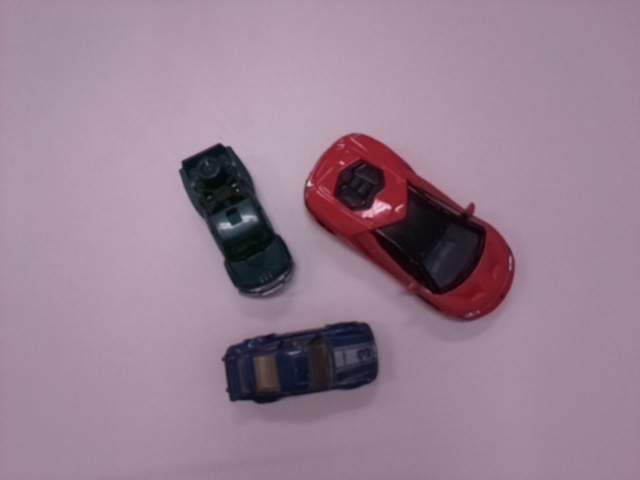
#> input picture img.jpg, 640 x 480 px, given in place of the camera
$ python prb.py
#> lines starting #> are read from the running program, lines starting #| are printed output that depends on the picture
import cv2 as cv
import matplotlib.pyplot as plt
import numpy as np
import time
from hist import histogramRGB


def get_band_img(mask, frame, lst_bound):
    contours, _ = cv.findContours(mask, cv.RETR_TREE, cv.CHAIN_APPROX_SIMPLE)

    contours_poly = [None]*len(contours)
    boundRect = [None]*len(contours)
    for i, c in enumerate(contours):
        contours_poly[i] = cv.approxPolyDP(c, 3, True)
        boundRect[i] = cv.boundingRect(contours_poly[i])

    print(f'punkty: {boundRect}')
    print()
    for i in range(len(contours)):
        x1 = int(boundRect[i][0])
        y1 = int(boundRect[i][1])
        x2 = int(boundRect[i][0]+boundRect[i][2])
        y2 = int(boundRect[i][1]+boundRect[i][3])
        color = (0, 0 ,255)
        img_bound = frame[y1 + 10 : y2 + 10, x1 + 10 : x2 + 10, :]
        print(f'Wymiary baudbox: {img_bound.shape}')
        if img_bound.shape[0] > 140 and img_bound.shape[1] > 150:
            lst_bound.append(img_bound)
            cv.rectangle(frame, (x1, y1), (x2, y2), color, 2)

    cv.imshow('Contours', frame)


def draw_countur(mask, frame):
    contours, _ = cv.findContours(mask, cv.RETR_TREE, cv.CHAIN_APPROX_SIMPLE)

    contours_poly = [None]*len(contours)
    boundRect = [None]*len(contours)
    for i, c in enumerate(contours):
        contours_poly[i] = cv.approxPolyDP(c, 3, True)
        boundRect[i] = cv.boundingRect(contours_poly[i])

    for i in range(len(contours)):
        color = (0, 0 ,255)
        cv.rectangle(frame, (int(boundRect[i][0]), int(boundRect[i][1])), \
          (int(boundRect[i][0]+boundRect[i][2]), int(boundRect[i][1]+boundRect[i][3])), color, 2)

# KK 07.11.-----------------------------------------------------------------

        x1 = int(boundRect[i][0])
        y1 = int(boundRect[i][1])
        frame = cv.putText(frame, str(i), (x1,y1), cv.FONT_HERSHEY_SIMPLEX, 1, (255, 0, 0), 5, cv.LINE_AA)
    # cv.imwrite('frame1.png', frame)


# -----------------------------------------------------------------------------

    cv.imshow('Contours', frame)


def main():
    #cap = cv.VideoCapture("sample1.mp4")
    cap = cv.VideoCapture(0)
    if not cap.isOpened():
        print("Cannot open camera")
        exit()
    else:
        lst_bound = []
        flag_pred = False
        lst_imgs = []
        size = (1200, 720)
        ret, frame = cap.read()
#> frame is the input picture: shape (480, 640, 3); mean B, G, R 145, 128.8, 151.8
        if not ret:                                                     # Sprawdzania czy odczytano ramkę obrazu poprawnie, jeżeli tak to ret == True
            print("Can't receive frame (stream end?). Exiting ...")
        else:
            base =cv.resize(frame,size)
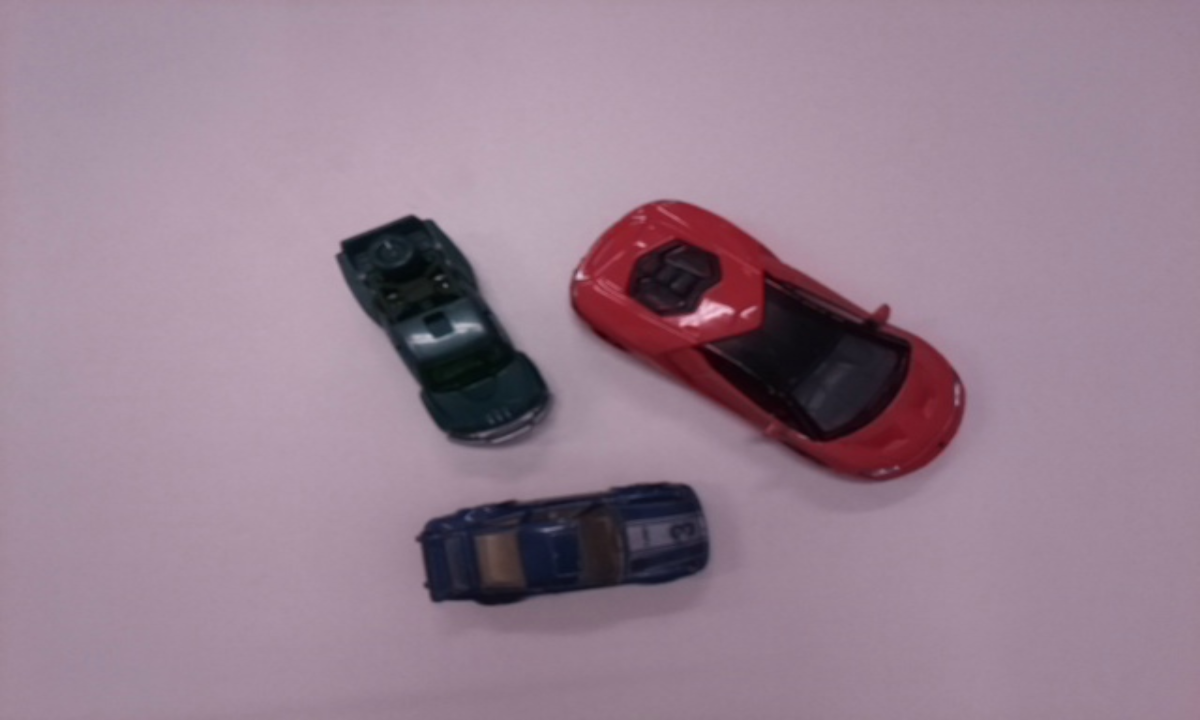
#> base: shape (720, 1200, 3); mean B, G, R 145, 128.7, 151.8
            gray_base = cv.cvtColor(base, cv.COLOR_BGR2GRAY)
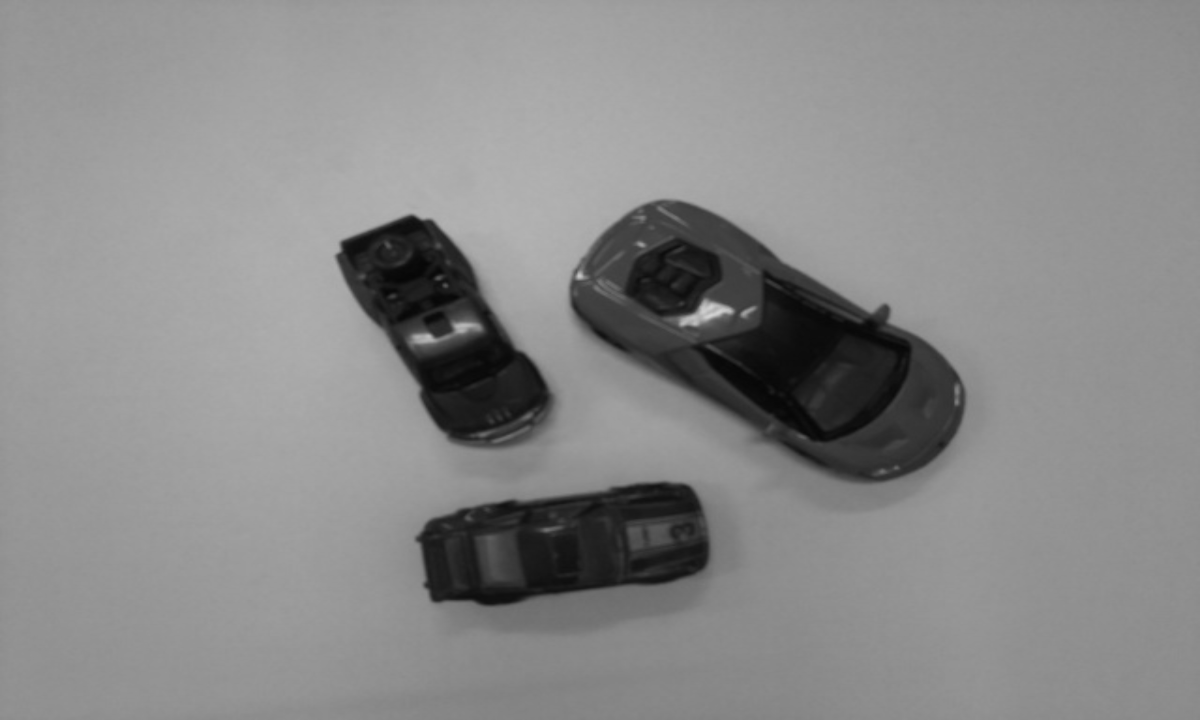
#> gray_base: shape (720, 1200); min 6, max 211, mean 137.5

            while True:
                ret, frame = cap.read()
                if not ret:                                                     # Sprawdzania czy odczytano ramkę obrazu poprawnie, jeżeli tak to ret == True
                    print("Can't receive frame (stream end?). Exiting ...")
                    break

                frame =cv.resize(frame, size)
                gray_frame = cv.cvtColor(frame, cv.COLOR_BGR2GRAY)

                diff = cv.subtract(gray_frame, gray_base)
#> diff: shape (720, 1200); every value is 0
                threshold = 45
                binary = np.uint8(diff > threshold) * 255

                kernel = np.ones((5, 5), np.uint8)
                dilated = cv.dilate(binary, kernel, iterations=3)
                eroded = cv.erode(dilated, kernel, iterations=5)
                SAD_classificator = np.sum(eroded) /(size[0]*size[1])
#> SAD_classificator = 0
                # print(f'SAD value: {SAD_classificator}')
                if SAD_classificator > 27 and not flag_pred:
                    print("Dokonaj predykcji")
                    get_band_img(eroded, frame, lst_bound)
                    flag_pred = True
                # cv.imshow('BINARY', eroded)
                # cv.imshow('my',eroded)
                draw_countur(eroded, frame)
#> in draw_countur, `contours, _ = cv.findContours(mask, cv.RETR_TREE, cv.CHAIN_APPROX_SIMP..`: contours = []
                if cv.waitKey(1) == ord('q'):
#> (key q is pressed here)
                    break
                time.sleep(0.03)

        cv.waitKey(0)
        cv.destroyAllWindows()


    print(len(lst_bound))
    for i in range(len(lst_bound)):
        plt.figure()
        plt.imshow(lst_bound[i])
        plt.show()
        histogramRGB(lst_bound[i])
main()
